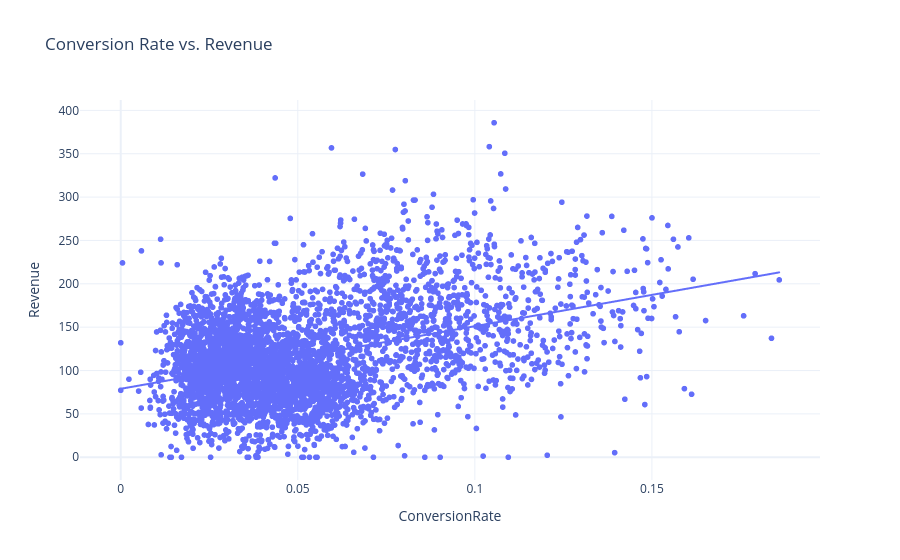

The notebook cell this image was saved under:
### Markdown cell above
Befoe moving on,

**Why is the Correlation Between Conversion Rate and Revenue Important?**

1. **Identifying High-Value Conversion Channels:**
    We want to know if the channels that are good at converting leads into customers also tend to bring in customers who spend more.
    _**If there's a positive correlation, it means that improving the conversion rate of a channel could lead to acquiring more high-value customers, which directly impacts CLTV.**_
2. **Optimizing Marketing Spend:**
If high conversion rates are associated with high revenue, we should prioritize investing in those channels and strategies that improve conversion.

    For example, if we find that "Email Marketing" has a strong positive correlation, we might allocate more resources to email campaigns, A/B testing email content, and improving our email list.

### Code cell
# Correlation between Conversion Rate and Revenue
correlation = data['ConversionRate'].corr(data['Revenue'])
print(f"\nCorrelation between Conversion Rate and Revenue: {correlation:.3f}")

# Visualize the relationship
import plotly.express as px
fig = px.scatter(data, x='ConversionRate', y='Revenue',
                 title='Conversion Rate vs. Revenue',
                 trendline='ols') # Add a trendline to visualize the relationship
fig.show()

### Figure 1 — Plotly figure (JSON) as saved in the notebook; plotly's stock layout.template omitted (floating-point values rounded to 4 significant figures; data arrays with more than 128 entries replaced by an {"elided": "..."} marker saying what was removed)
{"data": [{"hovertemplate": "ConversionRate=%{x}<br>Revenue=%{y}<extra></extra>", "legendgroup": "", "marker": {"color": "#636efa", "symbol": "circle"}, "mode": "markers", "name": "", "showlegend": false, "type": "scattergl", "x": {"elided": "4000 float values"}, "xaxis": "x", "y": {"elided": "4000 float values"}, "yaxis": "y"}, {"hovertemplate": "<b>OLS trendline</b><br>Revenue = 721.927 * ConversionRate + 78.9376<br>R<sup>2</sup>=0.155542<br><br>ConversionRate=%{x}<br>Revenue=%{y} <b>(trend)</b><extra></extra>", "legendgroup": "", "marker": {"color": "#636efa", "symbol": "circle"}, "mode": "lines", "name": "", "showlegend": false, "type": "scattergl", "x": {"elided": "4000 float values"}, "xaxis": "x", "y": {"elided": "4000 float values"}, "yaxis": "y"}], "layout": {"legend": {"tracegroupgap": 0}, "title": {"text": "Conversion Rate vs. Revenue"}, "xaxis": {"anchor": "y", "domain": [0, 1], "title": {"text": "ConversionRate"}}, "yaxis": {"anchor": "x", "domain": [0, 1], "title": {"text": "Revenue"}}}}
